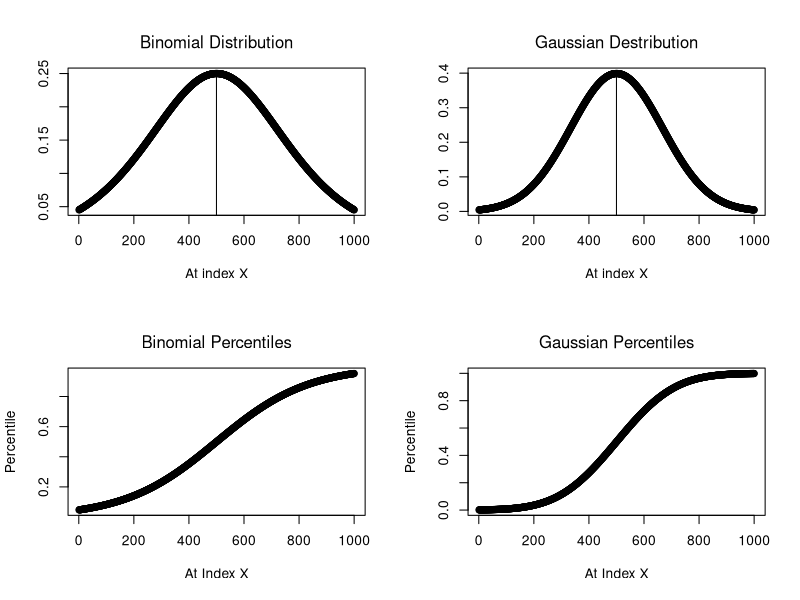

Here is the R script that generated this plot:
# binomial and normal distribution and thier density


par(mfcol=c(2,2))


nums <- seq(-3,3, length.out=1000)

plot(dlogis(nums), ylab="", xlab="")
lines(x=c(500,500), y=c(0,.25))
title(xlab="At index X")
mtext("Binomial Distribution", side=3, line=1)

plot(plogis(nums), ylab="", xlab="")
title(ylab="Percentile", line=3)
title(xlab="At Index X")
mtext("Binomial Percentiles", side=3, line=1)



plot(dnorm(nums), ylab="", xlab="")
lines(x=c(500,500), y=c(-1,.4))
title(xlab="At index X")
mtext("Gaussian Destribution" ,side=3, line=1)

plot(pnorm(nums), ylab="", xlab="")
title(ylab="Percentile", line=3)
title(xlab="At Index X")
mtext("Gaussian Percentiles", side=3, line=1)
